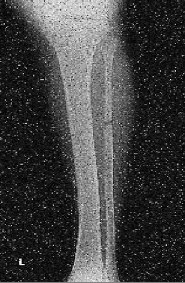
#> input picture Xraynoisy.jpg, 185 x 283 px
$ python pertemuan5.py
#> lines starting #> are read from the running program, lines starting #| are printed output that depends on the picture
import numpy as np
import os
import cv2
import statistics as st


# Contoh 5.1
img = cv2.imread('Xraynoisy.jpg')
#> img is the input picture: shape (283, 185, 3); min 0, max 255, mean 64
gray = cv2.cvtColor(img, cv2.COLOR_BGR2GRAY)
cv2.imshow('Citra Asal', gray)
br = len(img)
#> br = 283
kl = len(img[0])
#> kl = 185
ZZ = np.zeros([br, kl])
n = 11
H = 1 / (n**2) * np.ones([br, kl])
print(H)
#> (printed output is left out)
for i in range(br - n):  # =2:br-3
    I = i + int(n/2)
    for j in range(kl - n):  # j=2:kl-3
        J = j + int(n/2)
        LL = 0
        for k in range(n):  # k=-2:2
            K = int(n/2) - k
            for l in range(n):  # l=-2:2
                L = int(n/2) - l
                LL = LL + H[int(n/2) + K, int(n/2) + L] * gray[I + K, J + L]
        ZZ[i, j] = LL
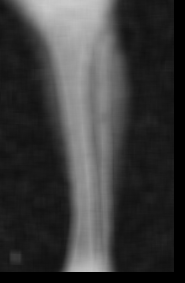
#> ZZ: shape (283, 185) float64; min 0, max 203, mean 58.8
print("ZZ", ZZ)
#> (printed output is left out)
ZZ = np.uint8(ZZ)
print(ZZ)
#> (printed output is left out)
cv2.imshow('Citra hasil fiter rata-rata', ZZ)
cv2.imwrite('xraymean11.jpg', ZZ)
cv2.waitKey(0)


# [29 lines of commented-out code are left out]
